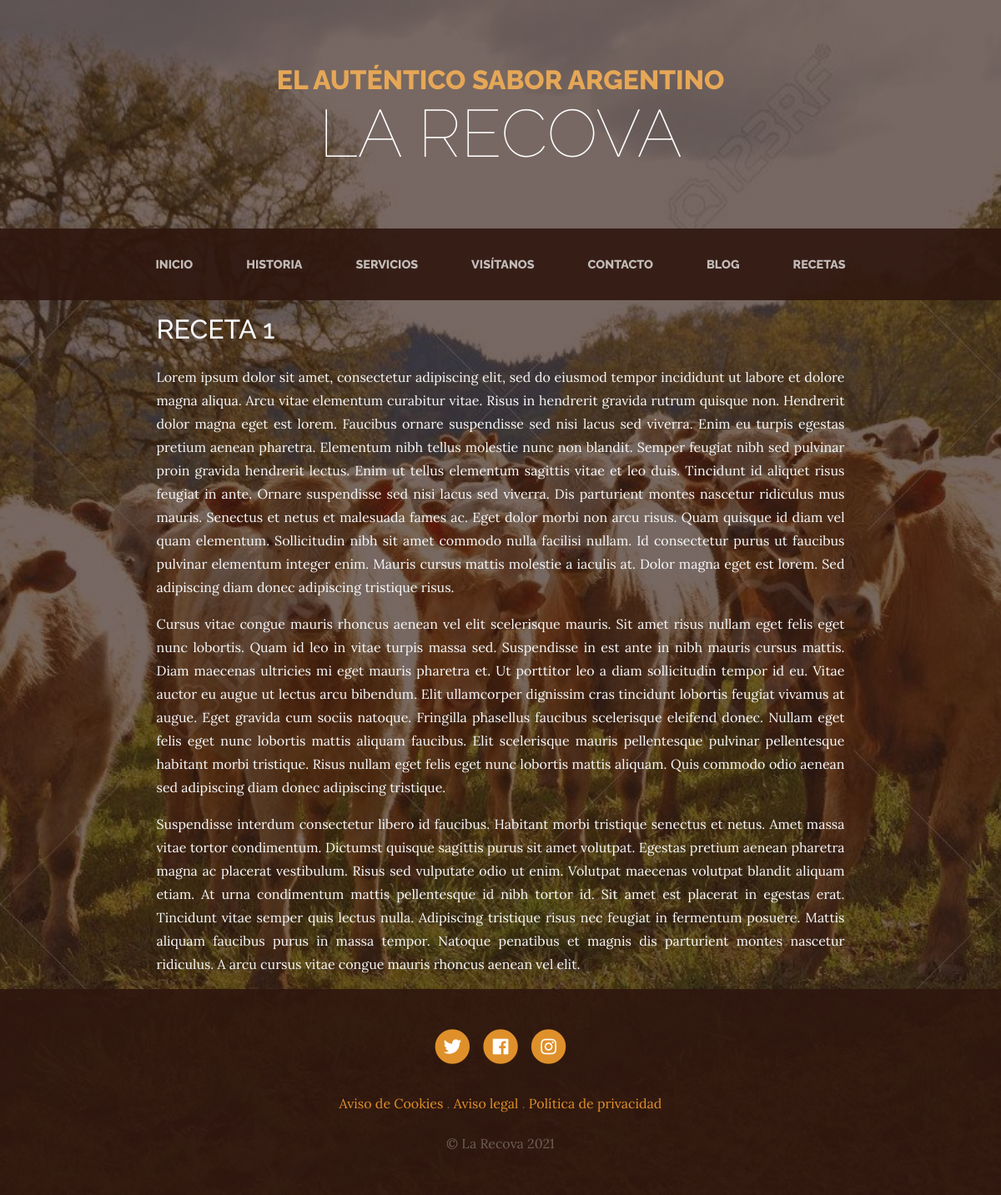
The page /recipe/1/receta-1/ on the database its author committed.
### recipe/models.py (models this page shows, shortened)
class Recipe(models.Model):
    title = models.CharField(verbose_name="Título", max_length=200)
    content = RichTextField(verbose_name="Contenido")
    order = models.SmallIntegerField(verbose_name="Orden", default=0)
    created = models.DateTimeField(
        auto_now_add=True, verbose_name="Fecha de creación")
    updated = models.DateTimeField(
        auto_now=True, verbose_name="Fecha de edición")
    class Meta:
        verbose_name = "receta"
        verbose_name_plural = "recetas"
        ordering = ['order', 'title']

### pages/models.py (models this page shows, shortened)
class Page (models.Model):
   title = models.CharField(max_length=200, verbose_name="Título")
   content = RichTextField(verbose_name="Descripción")
   created = models.DateTimeField(
   auto_now_add=True, verbose_name="Fecha de creación")
   updated = models.DateTimeField(
   auto_now=True, verbose_name="Fecha de actualizacion")
   class Meta:
        verbose_name = "Pagina"
        verbose_name_plural = "Paginas"
        ordering = ['title']  # lo ordena de manera descendiente

### recipe/views.py (the view)
# urls.py: path('<int:pk>/<slug:recipe_slug>/', RecipeDetailView.as_view(), name='recipe'),
class RecipeDetailView(DetailView):
    model = Recipe

### pages/templatetags/pages_extra.py (called while the page is built)
@register.simple_tag
def get_page_list():
    pages = Page.objects.all()
    return pages

### recipe/templates/recipe/recipe_detail.html (shortened to what this page needs)
{% extends 'core/base.html' %}
{% load static %}
{% block content %}
<main role="main">
  <div class="container">
    <div class="row mt-3">
      <div class="col-md-9 mx-auto text-light">
        <h2 class="section-heading mb-4">{{recipe.title}}</h2>
        <div>
          {{recipe.content|safe}}
        </div>
      </div>
    </div>
  </div>
</main>
{% endblock %}

### core/templates/core/base.html (shortened to what this page needs)
<!DOCTYPE html>
<html lang="es">
  <head>
    {% load static %}
    <link
      rel="stylesheet" href="https://stackpath.bootstrapcdn.com/bootstrap/4.1.1/css/bootstrap.min.css"
    />
    <link
      rel="stylesheet" href="https://use.fontawesome.com/releases/v5.0.13/css/all.css"
    />
    <link rel="stylesheet" href="{% static 'core/css/business-casual.css' %}" />
  </head>
  <body>
    <h1 class="site-heading text-center text-white d-none d-lg-block">
      <span class="site-heading-upper text-primary mb-3">El auténtico sabor argentino</span>
      <span class="site-heading-lower">La Recova</span>
    </h1>
    <nav class="navbar navbar-expand-lg navbar-dark py-lg-4" id="mainNav">
      <div class="container">
        <div class="collapse navbar-collapse" id="navbarResponsive">
          <ul class="navbar-nav mx-auto">
            <li class="nav-item px-lg-4 {% if request.path == '/' %} active {% endif %}" >
              <a class="nav-link text-uppercase text-expanded" href="{% url 'home' %}">Inicio</a>
            </li>
            <li class="nav-item px-lg-4 {% if request.path == '/about/' %} active {% endif %}">
              <a class="nav-link text-uppercase text-expanded" href="{% url 'about' %}">Historia</a>
            </li>
            <li class="nav-item px-lg-4 {% if request.path == '/services/' %} active {% endif %}">
              <a class="nav-link text-uppercase text-expanded" href="{% url 'services' %}">Servicios</a>
            </li>
            <li class="nav-item px-lg-4 {% if request.path == '/store/' %} active {% endif %}">
              <a class="nav-link text-uppercase text-expanded" href="{% url 'store' %}">Visítanos</a>
            </li>
            <li class="nav-item px-lg-4 {% if request.path == '/contact/' %} active {% endif %}">
              <a class="nav-link text-uppercase text-expanded" href="{% url 'contact' %}">Contacto</a>
            </li>
            <li class="nav-item px-lg-4 {% if request.path|slice:':6' == '/blog/' %} active {% endif %}">
              <a href="{% url 'blog' %}" class="nav-link text-uppercase text-expanded">Blog</a>
            </li>
            <li
              class="nav-item px-lg-4 {% if request.path == '/recipe/' %} active {% endif %}" >
            <a
              class="nav-link text-uppercase text-expanded" href="{% url 'recipes:recipes' %}" >Recetas</a>
            </li>
          </ul>
        </div>
      </div>
    </nav>
    {% block content %} {% endblock %}
    <footer class="footer text-faded text-center py-5">
      <div class="container">
        <p class="m-0">
	        <a href="#" class="link">
	          <span class="fa-stack fa-lg">
	            <i class="fa fa-circle fa-stack-2x"></i>
	            <i class="fab fa-twitter fa-stack-1x fa-inverse"></i>
	          </span>
	        </a>
	        <a href="#" class="link">
	          <span class="fa-stack fa-lg">
	            <i class="fa fa-circle fa-stack-2x"></i>
	            <i class="fab fa-facebook fa-stack-1x fa-inverse"></i>
	          </span>
	        </a>
	        <a href="#" class="link">
	          <span class="fa-stack fa-lg">
	            <i class="fa fa-circle fa-stack-2x"></i>
	            <i class="fab fa-instagram fa-stack-1x fa-inverse"></i>
	          </span>
	        </a>
	    </p>
        <p class="m-0 mbt">
          {% load pages_extra %}
          {% get_page_list as page_list %}
          {% for page in page_list %}
            <a href="{% url 'page' page.id page.title|slugify %}" class="link">{{page.title}} </a>
            {% if not forloop.last %} . {% endif %}
          {% endfor %}
		</p>
        <p class="m-0 mbt1">&copy; La Recova 2021</p>
      </div>
	</footer>
  </body>
</html>

### core/static/core/css/business-casual.css (style rules this page uses)
body { font-family: "Lora"; background: linear-gradient(rgba(47, 23, 15, 0.65), rgba(47, 23, 15, 0.65)), url("../img/bg.jpeg"); background-attachment: fixed; background-position: center; background-size: cover; }
h1, h2, h3, h4, h5, h6 { font-family: "Raleway"; }
p { line-height: 1.75; }
.text-faded { color: rgba(255, 255, 255, 0.3); }
.site-heading { margin-top: 5rem; margin-bottom: 5rem; text-transform: uppercase; line-height: 1; font-family: "Raleway"; }
.site-heading .site-heading-upper { display: block; font-size: 2rem; font-weight: 800; }
.site-heading .site-heading-lower { font-size: 5rem; font-weight: 100; line-height: 4rem; }
.section-heading { text-transform: uppercase; }
#mainNav { background-color: rgba(47, 23, 15, 0.9); font-family: "Raleway"; }
#mainNav .navbar-nav .nav-item .nav-link { color: rgba(255, 255, 255, 0.7); font-weight: 800; }
@media (min-width: 992px) { #mainNav .navbar-nav .nav-item .nav-link { font-size: 0.9rem; } }
.footer { background-color: rgba(47, 23, 15, 0.9); }
.text-primary { color: #e6a756 !important; }
.mbt { padding-top: 2rem; }
.mbt1 { padding-top: 1.25rem; }
a.link { color: #df902a; }

### rows shown on the page
Recipe: title "RECETA 1", content "Lorem ipsum dolor sit amet, consectetur adipiscing elit, sed do eiusmod tempor incididunt ut labore et dolore magna aliqua. Arcu vitae elementum curabitur vitae. Risus in hendrerit gravida rutrum quisque non. Hendrerit dolor magna eget est lorem. Faucibus ornare suspendisse sed nisi lacus sed viverra. Enim eu turpis egestas pretium aenean pharetra. Elementum nibh tellus molestie nunc non blandit. Semper feugiat nibh sed pulvinar proin gravida hendrerit lectus. Enim ut tellus elementum sagittis vitae et leo duis. Tincidunt id aliquet risus feugiat in ante. Ornare suspendisse sed nisi lacus sed viverra. Dis parturient montes nascetur ridiculus mus mauris. Senectus et netus et malesuada fames…"
Page: title "Aviso de Cookies"
Page: title "Aviso legal"
Page: title "Política de privacidad"
